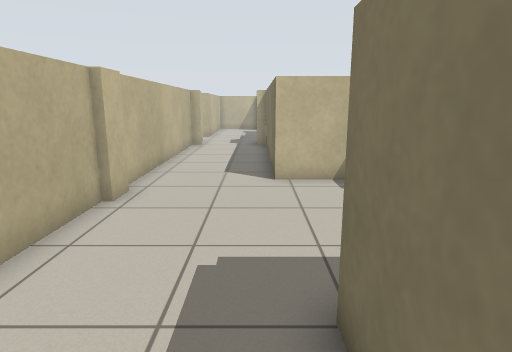
View 1 (above)

23 first-person views from a walk through a world built for the Player/Stage simulator. The camera is 1.1 m above the floor, tilts 12° down and sees 75° across. Floor lines are 1 m apart. The floor is counted in squares, 0.5 m on a side. Each view is taken from the middle of a square. On the plan, view 1 faces up. The plan holds only what a view shows up to about 19 squares ahead; the rest is blank. The place goes on beyond the plan. The robots in the file are not drawn.

View 2
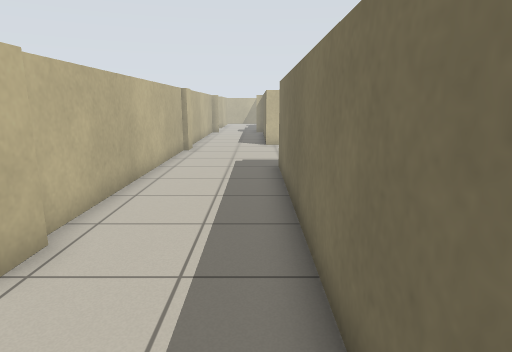

View 3
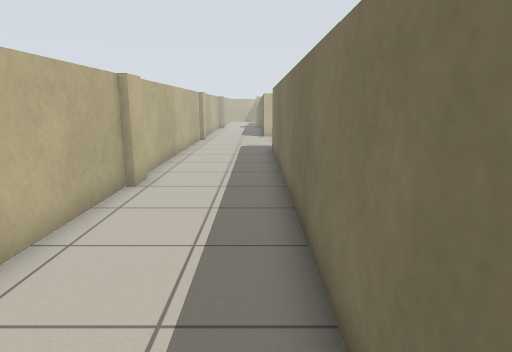

View 4
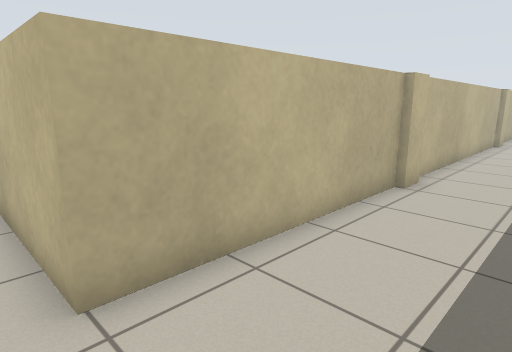

View 5
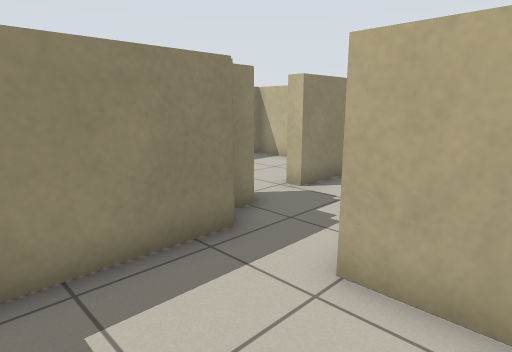

View 6
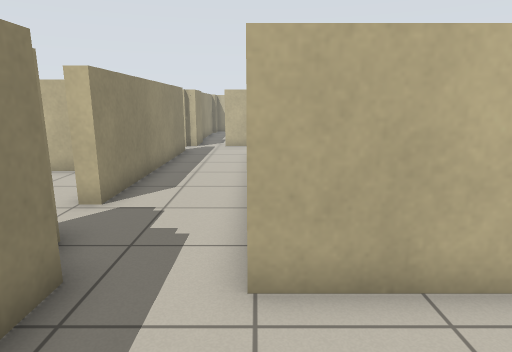

View 7
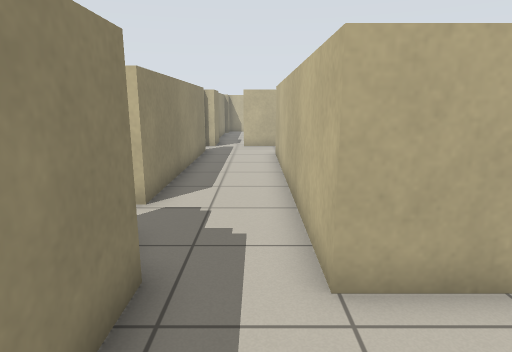

View 8
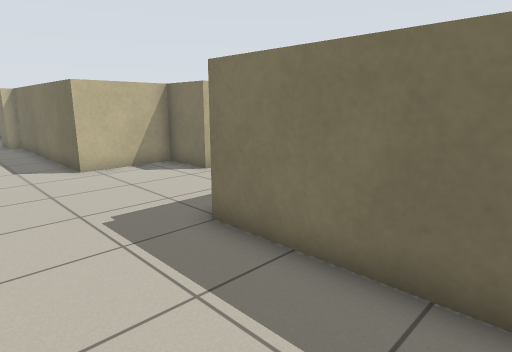

View 9
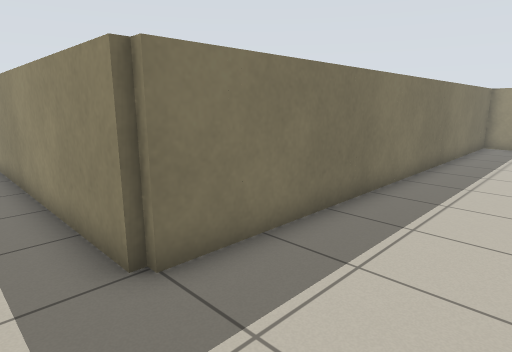

View 10
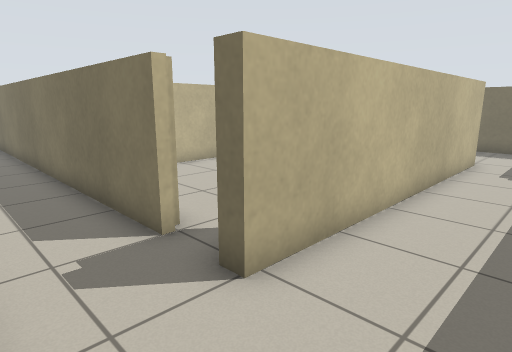

View 11
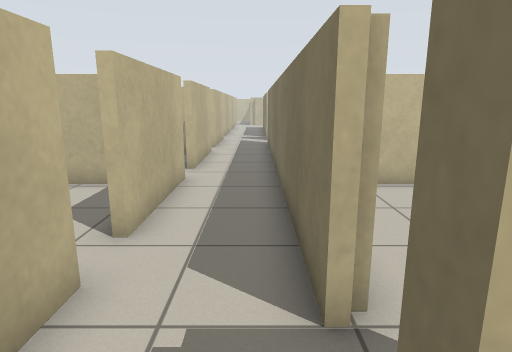

View 12
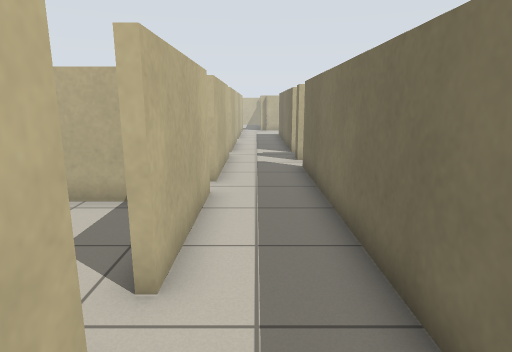

View 13
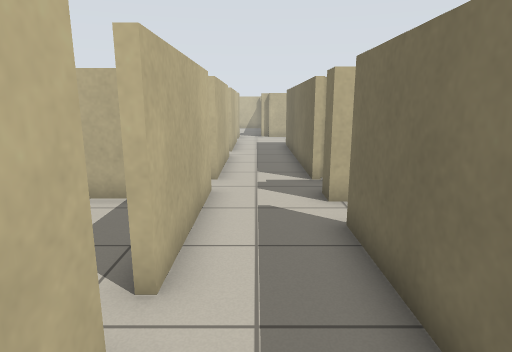

View 14
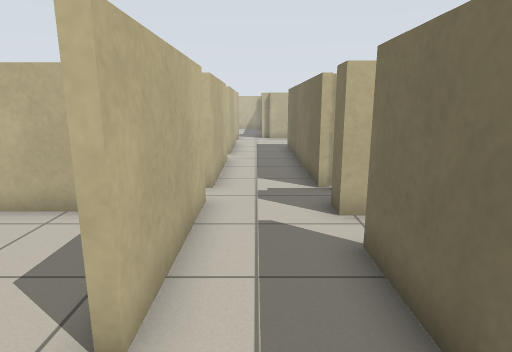

View 15
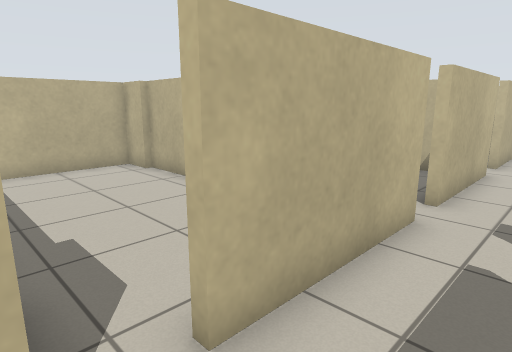

View 16
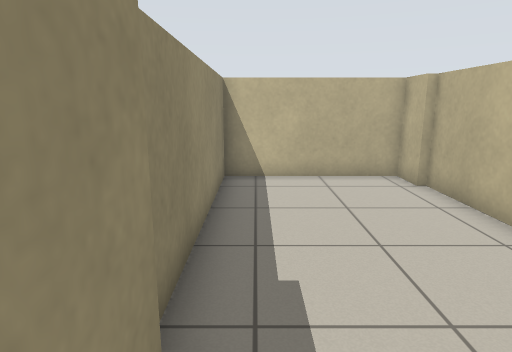

View 17
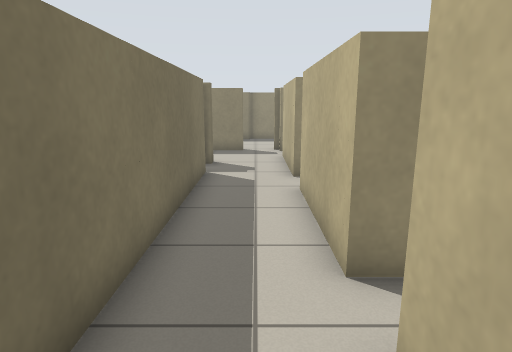

View 18
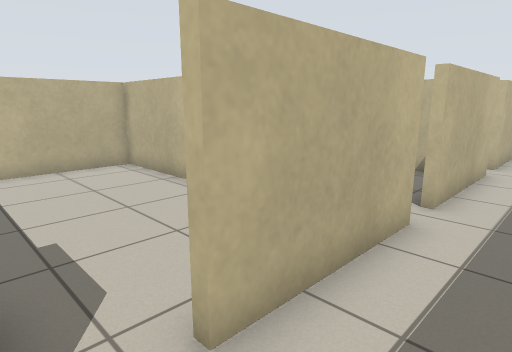

View 19
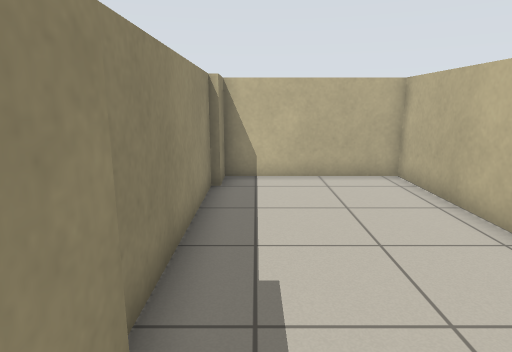

View 20
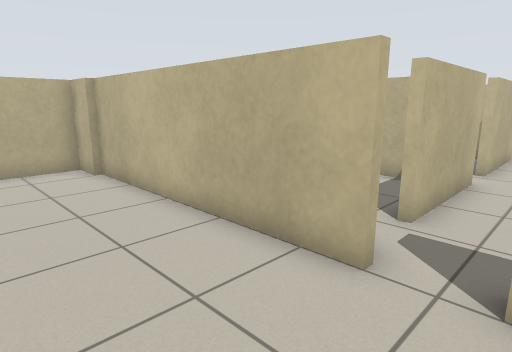

View 21
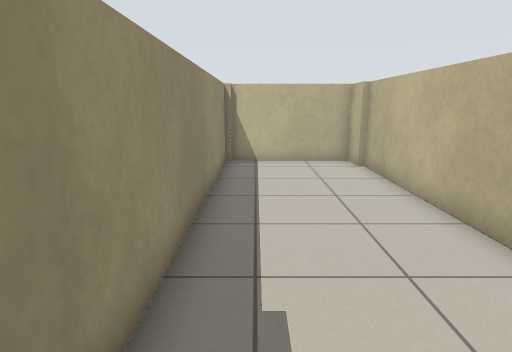

View 22
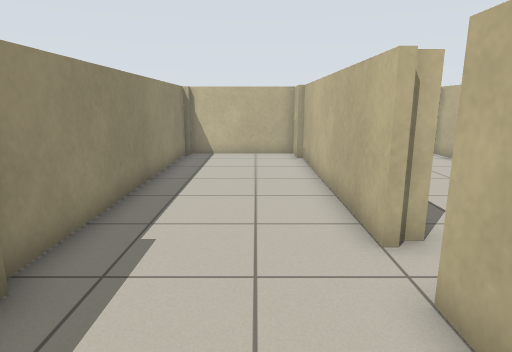

View 23
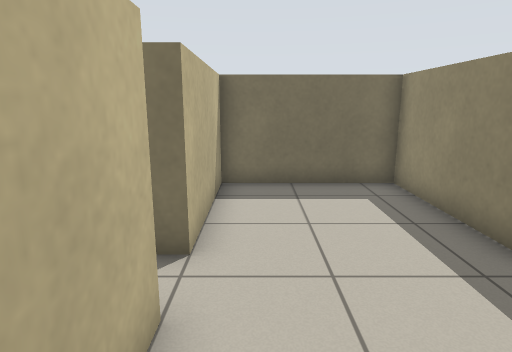

### Floor plan
Points are (right, up) in squares from view 1. A wall is a line through its corners. A room is listed if a view was taken in it or the views show most of it. See-through windows are left out.
Room 1 (views 1, 2, 3, 4, 5, 6, 7, 8, 9)
walls: (-3.3, -3.9) (-3.3, -5.1); (-3.6, -5) (-3.6, -13.1); (-3.6, 7.5) (-3.6, -3.6); (-3.3, 8.6) (-3.3, 7.4); (4, 7.4) (4, 9.8) (0.6, 9.8) (0.6, 13.5); (-3.6, 13.5) (-3.6, 9.1); (-3.9, -15.4) (0.8, -15.4) (0.8, 3.3) (5.5, 3.3)
ways out: opening at (-3, -14) to room 2
Room 2 (views 10, 11, 12, 13, 14, 15, 17, 18)
walls: (-18.2, -4) (-18.2, -8.8); (-18.2, -10.1) (-18.2, -14.8); (-15.3, -11.1) (-15.3, 6); (-18.2, 2.4) (-18.2, -2.5); (-17.9, -16.6) (-17.9, -17); (-19.6, -16.2) (-18.2, -16.2) (-18.2, -16.8); (-16.4, -17) (-16.4, -16.5) (-7.2, -16.5) (-7.2, -17.1); (-15.3, 7.5) (-15.3, 8.4); (-3.6, -13.1) (-15.3, -13.1) (-15.3, -12.5); (-18.2, 8.6) (-18.2, 3.5); (-5.2, -16.2) (-4.5, -16.2); (-15.3, 9.8) (-15.3, 13.5); (-18.2, 13.5) (-18.2, 9.8)
ways out: opening at (-3, -14) to room 1; opening at (-18, 3) to room 3; opening at (-18, -3) to room 4; opening at (-17, -17) to room 5; opening at (-6.5, -16.5); gap at (-15, 10)
Room 3 (view 16)
walls: (-23.9, 7.7) (-27.1, 7.7); (-20.4, 2.3) (-18.8, 2.3); (-19.8, 7.7) (-22.4, 7.7); (-27, 7.5) (-28.3, 7.5) (-28.3, 2) (-21, 2)
ways out: opening at (-18, 3) to room 2
Room 4 (view 19)
walls: (-20.4, -4) (-18.2, -4); (-23.5, 1.5) (-28.3, 1.5) (-28.3, -4) (-27, -4); (-27.1, -4.2) (-20.8, -4.2); (-19.1, 1.5) (-21.4, 1.5)
ways out: opening at (-18, -3) to room 2
Room 5 (views 20, 21, 22, 23)
walls: (-17.9, -17) (-27, -17); (-16.6, -22) (-11.7, -22) (-11.7, -17) (-16.4, -17); (-27, -17.3) (-28.3, -17.3) (-28.3, -22.2) (-16.9, -22.2)
ways out: opening at (-17, -17) to room 2

Positions as (right, up) in squares from view 1, and headings:
1: (0, 0), facing up
2: (0, -9), facing up
3: (0, -14), facing up
4: (0, -14), facing up-left
5: (0, -11), facing down-left
6: (0, -13), facing left
7: (0, -14), facing left
8: (-3, -2), facing up-right
9: (-3, 5), facing down-right
10: (-18, -16), facing up-right
11: (-16, -14), facing up
12: (-17, -6), facing up
13: (-17, 0), facing up
14: (-17, 1), facing up
15: (-16, 2), facing up-left
16: (-18, 3), facing left
17: (-17, 0), facing down
18: (-16, -4), facing up-left
19: (-18, -3), facing left
20: (-16, -21), facing up-left
21: (-15, -21), facing left
22: (-13, -19), facing left
23: (-21, -18), facing right
